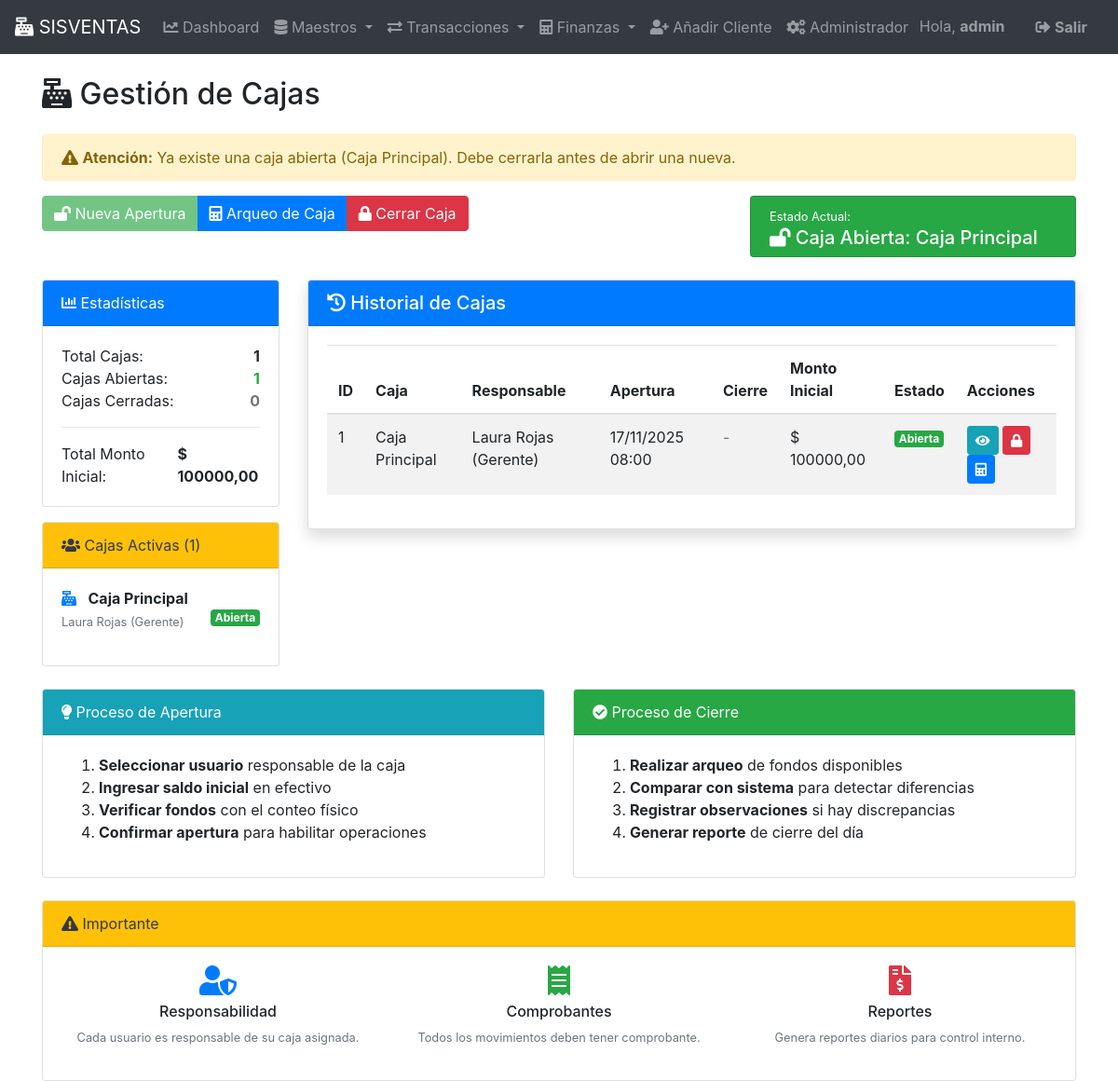
The app's page /finanzas/cajas/ (signed in), older data.
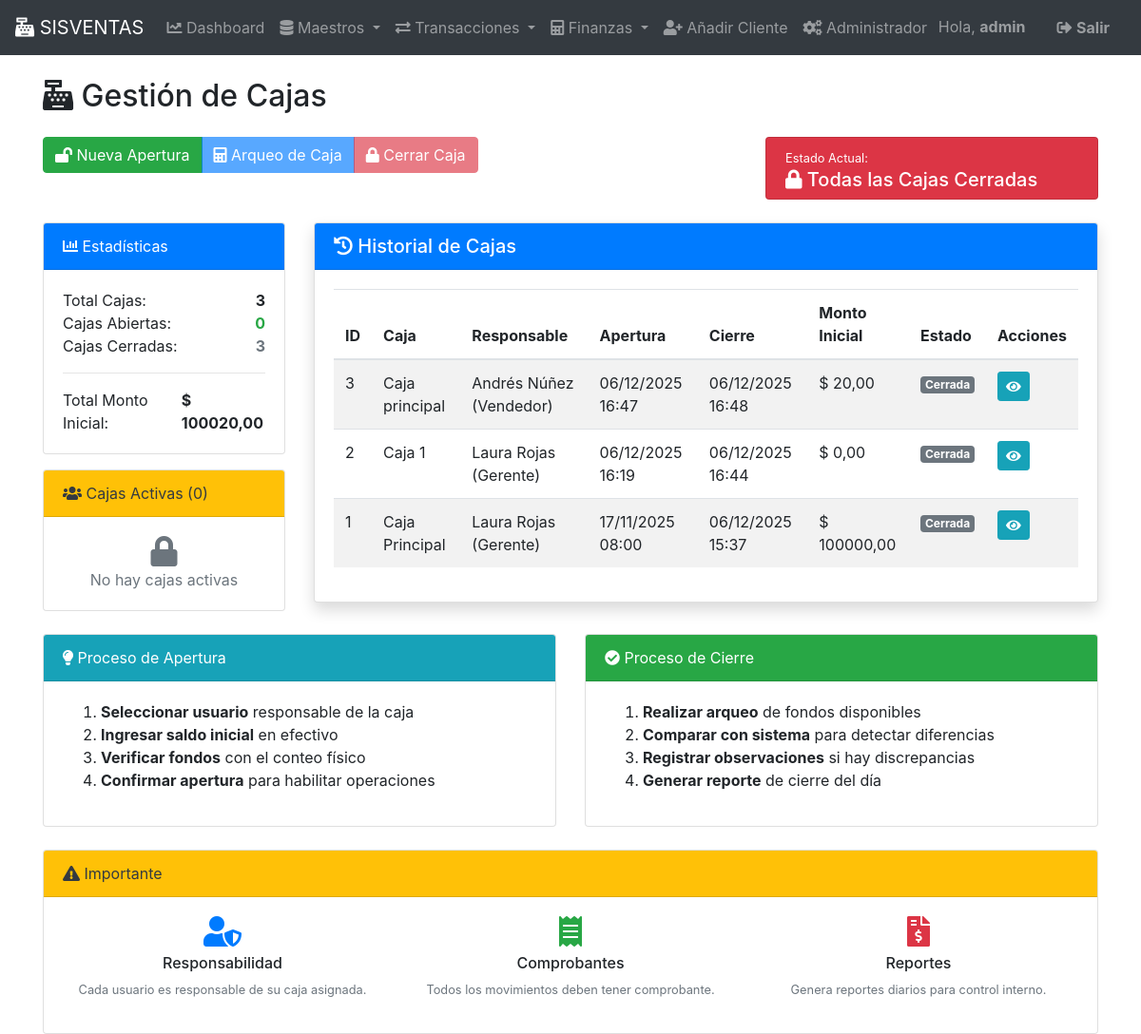
The same page, newer data.
### gestion/models.py (models this page shows, shortened)
class Caja(models.Model):
    nombre = models.CharField(max_length=100, unique=True)
    empleado_responsable = models.ForeignKey(Empleado, on_delete=models.PROTECT)
    monto_inicial = models.DecimalField(max_digits=10, decimal_places=2, default=0)
    fecha_apertura = models.DateTimeField(auto_now_add=True)
    fecha_cierre = models.DateTimeField(null=True, blank=True)
    estado = models.CharField(max_length=20, default='Abierta', choices=[('Abierta', 'Abierta'), ('Cerrada', 'Cerrada')])
    class Meta:
        verbose_name_plural = "Cajas"

class Empleado(models.Model):
    nombre = models.CharField(max_length=100)
    apellido = models.CharField(max_length=100)
    cargo = models.CharField(max_length=100)
    fecha_contratacion = models.DateField()
    salario = models.DecimalField(max_digits=10, decimal_places=2)
    class Meta:
        verbose_name_plural = "Empleados"
    def __str__(self):
        return f'{self.nombre} {self.apellido} ({self.cargo})'

### gestion/views_finanzas.py (the view)
class CajaListView(BaseFinanzasView, ListView):
    model = Caja
    template_name = 'gestion/finanzas/caja_lista.html'
    context_object_name = 'cajas'
    paginate_by = 20
    def get_queryset(self):
        return Caja.objects.select_related('empleado_responsable').order_by('-fecha_apertura')
    def get_context_data(self, **kwargs):
        context = super().get_context_data(**kwargs)
        cajas_abiertas = Caja.objects.filter(estado='Abierta')
        context['caja_abierta'] = cajas_abiertas.first() if cajas_abiertas.exists() else None
        context['cajas_abiertas'] = cajas_abiertas  # ¡ESTA ES LA QUE FALTABA!
        context['cajas_abiertas_count'] = cajas_abiertas.count()
        cajas_cerradas = Caja.objects.filter(estado='Cerrada')
        context['total_cajas'] = Caja.objects.count()
        context['cajas_cerradas_count'] = cajas_cerradas.count()
        context['total_monto_inicial'] = Caja.objects.aggregate(
            total=Sum('monto_inicial')
        )['total'] or Decimal('0.00')
        if cajas_abiertas.exists():
            context['ya_existe_caja_abierta'] = True
            context['caja_abierta_actual'] = cajas_abiertas.first()
        else:
            context['ya_existe_caja_abierta'] = False
        context['titulo_pagina'] = 'Gestión de Cajas'
        return context

### gestion/templates/gestion/finanzas/caja_lista.html (shortened to what the changed rows need)
{% extends 'base.html' %}
{% load static %}
{% block content %}
<h2 class="mt-4 mb-4"><i class="fas fa-cash-register"></i> Gestión de Cajas</h2>
{% if ya_existe_caja_abierta %}
<div class="alert alert-warning">
    <i class="fas fa-exclamation-triangle"></i>
    <strong>Atención:</strong> Ya existe una caja abierta ({{ caja_abierta_actual.nombre }}).
    Debe cerrarla antes de abrir una nueva.
</div>
{% endif %}
<div class="row mb-4">
    <div class="col-md-8">
        <div class="btn-group" role="group">
            <a href="{% url 'caja_crear' %}" class="btn btn-success {% if caja_abierta %}disabled{% endif %}">
                <i class="fas fa-lock-open"></i> Nueva Apertura
            </a>
            {% if caja_abierta %}
            <a href="{% url 'arqueo_crear' %}?caja={{ caja_abierta.id }}" class="btn btn-primary">
                <i class="fas fa-calculator"></i> Arqueo de Caja
            </a>
            <a href="{% url 'caja_cerrar' pk=caja_abierta.id %}" class="btn btn-danger">
                <i class="fas fa-lock"></i> Cerrar Caja
            </a>
            {% else %}
            <button class="btn btn-primary" disabled>
                <i class="fas fa-calculator"></i> Arqueo de Caja
            </button>
            <button class="btn btn-danger" disabled>
                <i class="fas fa-lock"></i> Cerrar Caja
            </button>
            {% endif %}
        </div>
    </div>
    <div class="col-md-4 text-end">
        <div class="card {% if caja_abierta %}bg-success text-white{% else %}bg-danger text-white{% endif %}">
            <div class="card-body py-2">
                <small>Estado Actual:</small>
                <h5 class="mb-0">
                    {% if caja_abierta %}
                    <i class="fas fa-lock-open"></i> Caja Abierta: {{ caja_abierta.nombre }}
                    {% else %}
                    <i class="fas fa-lock"></i> Todas las Cajas Cerradas
                    {% endif %}
                </h5>
            </div>
        </div>
    </div>
</div>
<div class="row">
    <div class="col-md-3">
        <div class="card mb-3">
            <div class="card-body">
                <div class="d-flex justify-content-between">
                    <span>Total Cajas:</span>
                    <strong>{{ total_cajas }}</strong>
                </div>
                <div class="d-flex justify-content-between">
                    <span>Cajas Abiertas:</span>
                    <strong class="text-success">{{ cajas_abiertas_count }}</strong>
                </div>
                <div class="d-flex justify-content-between">
                    <span>Cajas Cerradas:</span>
                    <strong class="text-secondary">{{ cajas_cerradas_count }}</strong>
                </div>
                <div class="d-flex justify-content-between">
                    <span>Total Monto Inicial:</span>
                    <strong>$ {{ total_monto_inicial|floatformat:2 }}</strong>
                </div>
            </div>
        </div>
        <div class="card">
            <div class="card-header bg-warning text-dark">
                <i class="fas fa-users"></i> Cajas Activas ({{ cajas_abiertas_count }})
            </div>
            <div class="card-body">
                {% if cajas_abiertas %}
                <ul class="list-unstyled">
                    {% for caja in cajas_abiertas %}
                    <li class="mb-2">
                        <i class="fas fa-cash-register text-primary mr-2"></i>
                        <strong>{{ caja.nombre }}</strong><br>
                        <small class="text-muted">{{ caja.empleado_responsable }}</small>
                        <span class="badge badge-success float-right">Abierta</span>
                    </li>
                    {% endfor %}
                </ul>
                {% else %}
                <p class="text-muted mb-0 text-center">
                    <i class="fas fa-lock fa-2x"></i><br>
                    No hay cajas activas
                </p>
                {% endif %}
            </div>
        </div>
    </div>
    <div class="col-md-9">
        <div class="card shadow">
            <div class="card-body">
                {% if cajas %}
                <div class="table-responsive">
                    <table class="table table-striped table-hover">
                        <thead>
                            <tr>
                                <th>ID</th>
                                <th>Caja</th>
                                <th>Responsable</th>
                                <th>Apertura</th>
                                <th>Cierre</th>
                                <th>Monto Inicial</th>
                                <th>Estado</th>
                                <th>Acciones</th>
                            </tr>
                        </thead>
                        <tbody>
                            {% for caja in cajas %}
                            <tr>
                                <td>{{ caja.id }}</td>
                                <td>{{ caja.nombre }}</td>
                                <td>{{ caja.empleado_responsable }}</td>
                                <td>{{ caja.fecha_apertura|date:"d/m/Y H:i" }}</td>
                                <td>
                                    {% if caja.fecha_cierre %}
                                    {{ caja.fecha_cierre|date:"d/m/Y H:i" }}
                                    {% else %}
                                    <span class="text-muted">-</span>
                                    {% endif %}
                                </td>
                                <td>$ {{ caja.monto_inicial|floatformat:2 }}</td>
                                <td>
                                    <span class="badge {% if caja.estado == 'Abierta' %}badge-success{% else %}badge-secondary{% endif %}">
                                        {{ caja.estado }}
                                    </span>
                                </td>
                                <td>
                                    <a href="{% url 'caja_detalle' pk=caja.id %}" class="btn btn-sm btn-info">
                                        <i class="fas fa-eye"></i>
                                    </a>
                                    {% if caja.estado == 'Abierta' %}
                                    <a href="{% url 'caja_cerrar' pk=caja.id %}" class="btn btn-sm btn-danger" title="Cerrar Caja">
                                        <i class="fas fa-lock"></i>
                                    </a>
                                    <a href="{% url 'arqueo_crear' %}?caja={{ caja.id }}" class="btn btn-sm btn-primary" title="Realizar Arqueo">
                                        <i class="fas fa-calculator"></i>
                                    </a>
                                    {% endif %}
                                </td>
                            </tr>
                            {% endfor %}
                        </tbody>
                    </table>
                </div>
                {% endif %}
            </div>
        </div>
    </div>
</div>
<div class="row mt-4">
    <div class="col-md-6">
    </div>
    <div class="col-md-6">
    </div>
</div>
<div class="card mt-4">
    <div class="card-header bg-warning text-dark">
    </div>
    <div class="card-body">
    </div>
</div>
{% endblock %}

Row changes from the older to the newer data that the page shows:
no longer on one of the page's lists (row edited): Caja: nombre "Caja Principal", empleado_responsable "Laura Rojas (Gerente)"
added Caja: id "3", nombre "Caja principal", empleado_responsable "Andrés Núñez (Vendedor)", fecha_apertura "06/12/2025 16:47", fecha_cierre "06/12/2025 16:48", monto_inicial "20,00", estado "Cerrada", shown under "Historial de Cajas"
added Caja: id "2", nombre "Caja 1", empleado_responsable "Laura Rojas (Gerente)", fecha_apertura "06/12/2025 16:19", fecha_cierre "06/12/2025 16:44", monto_inicial "0,00", estado "Cerrada", shown under "Historial de Cajas"
changed Caja "Caja Principal": fecha_cierre (not shown) → "06/12/2025 15:37"; estado "Abierta" → "Cerrada"; nombre "Caja Principal" → (not shown)
Text that changed along with them:
{{ total_cajas }}: "1" → "3"
{{ cajas_abiertas_count }}: "1" → "0"
{{ cajas_cerradas_count }}: "0" → "3"
{{ total_monto_inicial|floatformat:2 }}: "100000,00" → "100020,00"
text no longer shown: "Atención: Ya existe una caja abierta ( ). Debe cerrarla antes de abrir una nueva. Caja Abierta:"
text now shown: "Todas las Cajas Cerradas No hay cajas activas"
